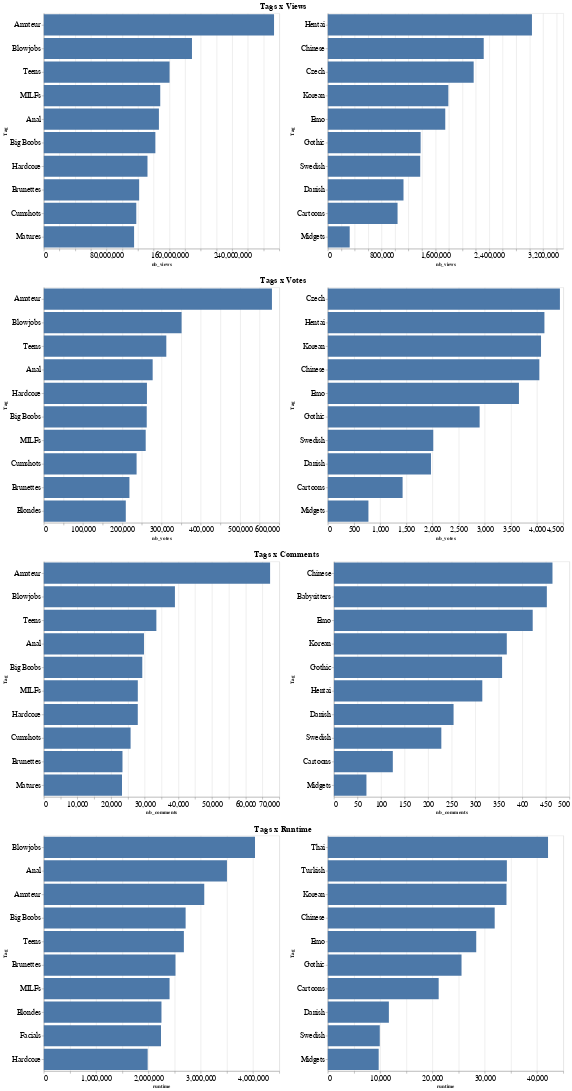

Notebook cell for this chart:
### Code cell
# Creating charts with altair and then concatenating them
r_views = (
    alt.Chart(tag_views[:10])
    .mark_bar()
    .encode(alt.Y("Tag", sort="-x"), x="nb_views",)
    .properties(width=500, height=500)
)

l_views = (
    alt.Chart(tag_views[-10:])
    .mark_bar()
    .encode(alt.Y("Tag", sort="-x"), x="nb_views")
    .properties(width=500, height=500)
)

r_votes = (
    alt.Chart(tag_votes[:10])
    .mark_bar()
    .encode(alt.Y("Tag", sort="-x"), x="nb_votes",)
    .properties(width=500, height=500)
)

l_votes = (
    alt.Chart(tag_votes[-10:])
    .mark_bar()
    .encode(alt.Y("Tag", sort="-x"), x="nb_votes")
    .properties(width=500, height=500)
)

r_comments = (
    alt.Chart(tag_comments[:10])
    .mark_bar()
    .encode(alt.Y("Tag", sort="-x"), x="nb_comments",)
    .properties(width=500, height=500)
)

l_comments = (
    alt.Chart(tag_comments[-10:])
    .mark_bar()
    .encode(alt.Y("Tag", sort="-x"), x="nb_comments")
    .properties(width=500, height=500)
)

r_runtime = (
    alt.Chart(tag_runtime[:10])
    .mark_bar()
    .encode(alt.Y("Tag", sort="-x"), x="runtime",)
    .properties(width=500, height=500)
)

l_runtime = (
    alt.Chart(tag_runtime[-10:])
    .mark_bar()
    .encode(alt.Y("Tag", sort="-x"), x="runtime")
    .properties(width=500, height=500)
)

alt.vconcat(
    alt.hconcat(r_views, l_views, title="Tags x Views"),
    alt.hconcat(r_votes, l_votes, title="Tags x Votes"),
    alt.hconcat(r_comments, l_comments, title="Tags x Comments"),
    alt.hconcat(r_runtime, l_runtime, title="Tags x Runtime"),
).configure_axis(labelFontSize=16).configure_title(anchor="middle", fontSize=18)

### Figure 1 — Vega-Lite specification as saved in the notebook (floating-point values rounded to 4 significant figures)
{"config": {"view": {"continuousWidth": 400, "continuousHeight": 300}, "axis": {"labelFontSize": 16}, "title": {"anchor": "middle", "fontSize": 18}}, "vconcat": [{"hconcat": [{"data": {"name": "data-44e87053f572456e1fb5f2d66cb72b71"}, "mark": "bar", "encoding": {"x": {"field": "nb_views", "type": "quantitative"}, "y": {"field": "Tag", "sort": "-x", "type": "nominal"}}, "height": 500, "width": 500}, {"data": {"name": "data-2077ae211bf4b0c4b695da952324cf76"}, "mark": "bar", "encoding": {"x": {"field": "nb_views", "type": "quantitative"}, "y": {"field": "Tag", "sort": "-x", "type": "nominal"}}, "height": 500, "width": 500}], "title": "Tags x Views"}, {"hconcat": [{"data": {"name": "data-06e66a78c6a79a9586dd714033143559"}, "mark": "bar", "encoding": {"x": {"field": "nb_votes", "type": "quantitative"}, "y": {"field": "Tag", "sort": "-x", "type": "nominal"}}, "height": 500, "width": 500}, {"data": {"name": "data-2ffb462f85351ca0f36817c53d3bf178"}, "mark": "bar", "encoding": {"x": {"field": "nb_votes", "type": "quantitative"}, "y": {"field": "Tag", "sort": "-x", "type": "nominal"}}, "height": 500, "width": 500}], "title": "Tags x Votes"}, {"hconcat": [{"data": {"name": "data-ef4764df594a8a3f4b316c2e80c6a348"}, "mark": "bar", "encoding": {"x": {"field": "nb_comments", "type": "quantitative"}, "y": {"field": "Tag", "sort": "-x", "type": "nominal"}}, "height": 500, "width": 500}, {"data": {"name": "data-6de49f9f199f87ab2c41108937391312"}, "mark": "bar", "encoding": {"x": {"field": "nb_comments", "type": "quantitative"}, "y": {"field": "Tag", "sort": "-x", "type": "nominal"}}, "height": 500, "width": 500}], "title": "Tags x Comments"}, {"hconcat": [{"data": {"name": "data-a38671e8aa0b5cd8011edc89d1491bc2"}, "mark": "bar", "encoding": {"x": {"field": "runtime", "type": "quantitative"}, "y": {"field": "Tag", "sort": "-x", "type": "nominal"}}, "height": 500, "width": 500}, {"data": {"name": "data-abe73e745bf1699ae01deb66bc524f3c"}, "mark": "bar", "encoding": {"x": {"field": "runtime", "type": "quantitative"}, "y": {"field": "Tag", "sort": "-x", "type": "nominal"}}, "height": 500, "width": 500}], "title": "Tags x Runtime"}], "$schema": "https://vega.github.io/schema/vega-lite/v4.17.0.json", "datasets": {"data-44e87053f572456e1fb5f2d66cb72b71": [{"Tag": "Amateur", "nb_views": 293300000.0}, {"Tag": "Blowjobs", "nb_views": 188700000.0}, {"Tag": "Teens", "nb_views": 160200000.0}, {"Tag": "MILFs", "nb_views": 148300000.0}, {"Tag": "Anal", "nb_views": 146600000.0}, {"Tag": "Big Boobs", "nb_views": 142100000.0}, {"Tag": "Hardcore", "nb_views": 132100000.0}, {"Tag": "Brunettes", "nb_views": 121500000.0}, {"Tag": "Cumshots", "nb_views": 117800000.0}, {"Tag": "Matures", "nb_views": 115000000.0}], "data-2077ae211bf4b0c4b695da952324cf76": [{"Tag": "Hentai", "nb_views": 3034000.0}, {"Tag": "Chinese", "nb_views": 2317000.0}, {"Tag": "Czech", "nb_views": 2168000.0}, {"Tag": "Korean", "nb_views": 1791000.0}, {"Tag": "Emo", "nb_views": 1746000.0}, {"Tag": "Gothic", "nb_views": 1379000.0}, {"Tag": "Swedish", "nb_views": 1374000.0}, {"Tag": "Danish", "nb_views": 1125000.0}, {"Tag": "Cartoons", "nb_views": 1037000.0}, {"Tag": "Midgets", "nb_views": 325200.0}], "data-06e66a78c6a79a9586dd714033143559": [{"Tag": "Amateur", "nb_votes": 581200.0}, {"Tag": "Blowjobs", "nb_votes": 351000.0}, {"Tag": "Teens", "nb_votes": 312100.0}, {"Tag": "Anal", "nb_votes": 277400.0}, {"Tag": "Hardcore", "nb_votes": 262800.0}, {"Tag": "Big Boobs", "nb_votes": 262300.0}, {"Tag": "MILFs", "nb_votes": 259600.0}, {"Tag": "Cumshots", "nb_votes": 236400.0}, {"Tag": "Brunettes", "nb_votes": 218200.0}, {"Tag": "Blondes", "nb_votes": 208900.0}], "data-2ffb462f85351ca0f36817c53d3bf178": [{"Tag": "Czech", "nb_votes": 4435.0}, {"Tag": "Hentai", "nb_votes": 4139.0}, {"Tag": "Korean", "nb_votes": 4074.0}, {"Tag": "Chinese", "nb_votes": 4042.0}, {"Tag": "Emo", "nb_votes": 3652.0}, {"Tag": "Gothic", "nb_votes": 2901.0}, {"Tag": "Swedish", "nb_votes": 2015.0}, {"Tag": "Danish", "nb_votes": 1971.0}, {"Tag": "Cartoons", "nb_votes": 1429.0}, {"Tag": "Midgets", "nb_votes": 776.0}], "data-ef4764df594a8a3f4b316c2e80c6a348": [{"Tag": "Amateur", "nb_comments": 67260.0}, {"Tag": "Blowjobs", "nb_comments": 38980.0}, {"Tag": "Teens", "nb_comments": 33460.0}, {"Tag": "Anal", "nb_comments": 29780.0}, {"Tag": "Big Boobs", "nb_comments": 29270.0}, {"Tag": "MILFs", "nb_comments": 27940.0}, {"Tag": "Hardcore", "nb_comments": 27930.0}, {"Tag": "Cumshots", "nb_comments": 25800.0}, {"Tag": "Brunettes", "nb_comments": 23390.0}, {"Tag": "Matures", "nb_comments": 23240.0}], "data-6de49f9f199f87ab2c41108937391312": [{"Tag": "Chinese", "nb_comments": 464.0}, {"Tag": "Babysitters", "nb_comments": 452.0}, {"Tag": "Emo", "nb_comments": 422.0}, {"Tag": "Korean", "nb_comments": 367.0}, {"Tag": "Gothic", "nb_comments": 357.0}, {"Tag": "Hentai", "nb_comments": 315.0}, {"Tag": "Danish", "nb_comments": 254.0}, {"Tag": "Swedish", "nb_comments": 228.0}, {"Tag": "Cartoons", "nb_comments": 125.0}, {"Tag": "Midgets", "nb_comments": 69.0}], "data-a38671e8aa0b5cd8011edc89d1491bc2": [{"Tag": "Blowjobs", "runtime": 4036000.0}, {"Tag": "Anal", "runtime": 3500000.0}, {"Tag": "Amateur", "runtime": 3066000.0}, {"Tag": "Big Boobs", "runtime": 2710000.0}, {"Tag": "Teens", "runtime": 2677000.0}, {"Tag": "Brunettes", "runtime": 2516000.0}, {"Tag": "MILFs", "runtime": 2403000.0}, {"Tag": "Blondes", "runtime": 2248000.0}, {"Tag": "Facials", "runtime": 2239000.0}, {"Tag": "Hardcore", "runtime": 1985000.0}], "data-abe73e745bf1699ae01deb66bc524f3c": [{"Tag": "Thai", "runtime": 42080.0}, {"Tag": "Turkish", "runtime": 34210.0}, {"Tag": "Korean", "runtime": 34140.0}, {"Tag": "Chinese", "runtime": 31890.0}, {"Tag": "Emo", "runtime": 28360.0}, {"Tag": "Gothic", "runtime": 25550.0}, {"Tag": "Cartoons", "runtime": 21180.0}, {"Tag": "Danish", "runtime": 11670.0}, {"Tag": "Swedish", "runtime": 9928.0}, {"Tag": "Midgets", "runtime": 9720.0}]}}
